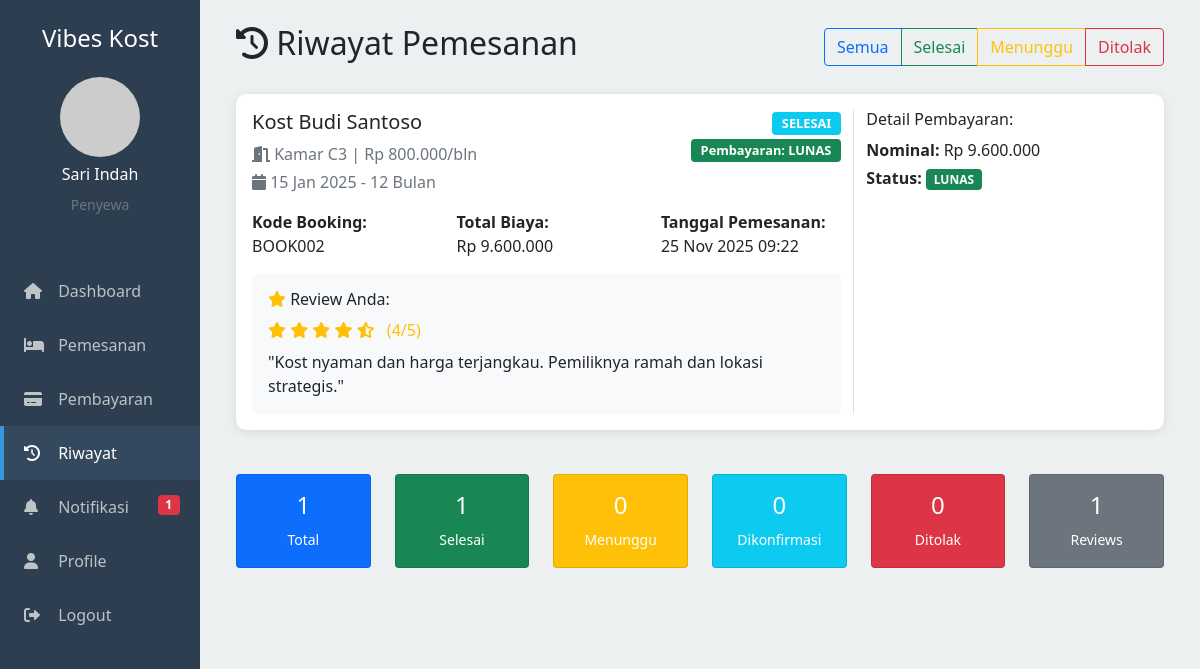
The app's page /penyewa/riwayat.php (signed in) with its own data.
### tables this page shows
CREATE TABLE users (
    id INT PRIMARY KEY AUTO_INCREMENT,
    nama VARCHAR(100) NOT NULL,
    email VARCHAR(100) UNIQUE NOT NULL,
    password VARCHAR(255) NOT NULL,
    role ENUM('admin','pemilik','penyewa') NOT NULL,
    no_telepon VARCHAR(20),
    alamat TEXT,
     
    bank_nama VARCHAR(100),
    bank_nomor VARCHAR(50),
    bank_atas_nama VARCHAR(100),
    foto_profil VARCHAR(255) DEFAULT 'default.jpg',
    is_active BOOLEAN DEFAULT TRUE,
    created_at TIMESTAMP DEFAULT CURRENT_TIMESTAMP,
    updated_at TIMESTAMP DEFAULT CURRENT_TIMESTAMP ON UPDATE CURRENT_TIMESTAMP
);

CREATE TABLE pemesanans (
    id INT PRIMARY KEY AUTO_INCREMENT,
    kode_booking VARCHAR(20) UNIQUE NOT NULL,
    penyewa_id INT NOT NULL,
    kamar_id INT NOT NULL,
    tanggal_masuk DATE NOT NULL,
    tanggal_keluar DATE,
    durasi_sewa INT NOT NULL COMMENT 'Dalam bulan',
    total_biaya DECIMAL(12,2) NOT NULL,
    catatan_khusus TEXT,
    status ENUM('menunggu','dikonfirmasi','ditolak','selesai','dibatalkan') DEFAULT 'menunggu',
    alasan_penolakan TEXT,
    created_at TIMESTAMP DEFAULT CURRENT_TIMESTAMP,
    updated_at TIMESTAMP DEFAULT CURRENT_TIMESTAMP ON UPDATE CURRENT_TIMESTAMP,
    FOREIGN KEY (penyewa_id) REFERENCES users(id) ON DELETE CASCADE,
    FOREIGN KEY (kamar_id) REFERENCES kamars(id) ON DELETE CASCADE
);

CREATE TABLE kost (
    id INT PRIMARY KEY AUTO_INCREMENT,
    pemilik_id INT NOT NULL,
    nama_kost VARCHAR(100) NOT NULL,
    alamat TEXT NOT NULL,
    deskripsi TEXT,
    harga_per_bulan DECIMAL(12,2) NOT NULL,
    latitude DECIMAL(10,8),
    longitude DECIMAL(11,8),
    foto_kost VARCHAR(255) DEFAULT 'default.jpg',
    fasilitas TEXT,
    peraturan TEXT,
    status ENUM('tersedia','tidak_tersedia') DEFAULT 'tersedia',
    created_at TIMESTAMP DEFAULT CURRENT_TIMESTAMP,
    updated_at TIMESTAMP DEFAULT CURRENT_TIMESTAMP ON UPDATE CURRENT_TIMESTAMP,
    FOREIGN KEY (pemilik_id) REFERENCES users(id) ON DELETE CASCADE
);

CREATE TABLE kamars (
    id INT PRIMARY KEY AUTO_INCREMENT,
    kost_id INT NOT NULL,
    nomor_kamar VARCHAR(10) NOT NULL,
    ukuran_kamar VARCHAR(20),
    harga_per_bulan DECIMAL(12,2) NOT NULL,
    fasilitas_kamar TEXT,
    deskripsi_kamar TEXT,
    foto_kamar VARCHAR(255),
    status ENUM('tersedia','dipesan','ditempati') DEFAULT 'tersedia',
    created_at TIMESTAMP DEFAULT CURRENT_TIMESTAMP,
    updated_at TIMESTAMP DEFAULT CURRENT_TIMESTAMP ON UPDATE CURRENT_TIMESTAMP,
    FOREIGN KEY (kost_id) REFERENCES kost(id) ON DELETE CASCADE
);

CREATE TABLE pembayarans (
    id INT PRIMARY KEY AUTO_INCREMENT,
    pemesanan_id INT NOT NULL,
    kode_pembayaran VARCHAR(20) UNIQUE NOT NULL,
    bukti_transfer VARCHAR(255),
    nominal DECIMAL(12,2) NOT NULL,
    metode_pembayaran ENUM('transfer_bank','qris','tunai') DEFAULT 'transfer_bank',
    nama_bank VARCHAR(50),
    nomor_rekening VARCHAR(50),
    atas_nama VARCHAR(100),
    status ENUM('menunggu','lunas','ditolak','kadaluarsa') DEFAULT 'menunggu',
    tanggal_transfer DATE,
    alasan_penolakan TEXT,
    verified_by INT,
    created_at TIMESTAMP DEFAULT CURRENT_TIMESTAMP,
    updated_at TIMESTAMP DEFAULT CURRENT_TIMESTAMP ON UPDATE CURRENT_TIMESTAMP,
    FOREIGN KEY (pemesanan_id) REFERENCES pemesanans(id) ON DELETE CASCADE,
    FOREIGN KEY (verified_by) REFERENCES users(id) ON DELETE SET NULL
);

CREATE TABLE reviews (
    id INT PRIMARY KEY AUTO_INCREMENT,
    penyewa_id INT NOT NULL,
    kost_id INT NOT NULL,
    pemesanan_id INT NOT NULL,
    rating INT NOT NULL CHECK (rating >= 1 AND rating <= 5),
    komentar TEXT,
    is_approved BOOLEAN DEFAULT FALSE,
    created_at TIMESTAMP DEFAULT CURRENT_TIMESTAMP,
    updated_at TIMESTAMP DEFAULT CURRENT_TIMESTAMP ON UPDATE CURRENT_TIMESTAMP,
    FOREIGN KEY (penyewa_id) REFERENCES users(id) ON DELETE CASCADE,
    FOREIGN KEY (kost_id) REFERENCES kost(id) ON DELETE CASCADE,
    FOREIGN KEY (pemesanan_id) REFERENCES pemesanans(id) ON DELETE CASCADE
);

### penyewa/riwayat.php (the view, shortened to what the rows shown need)
<?php
include '../includes/config.php';
$user_id = $_SESSION['user_id'];
$query = "SELECT p.*, k.nama_kost, km.nomor_kamar, km.harga_per_bulan,
                 pb.status as status_pembayaran, pb.nominal as nominal_bayar,
                 r.rating, r.komentar as review_komentar
          FROM pemesanans p
          JOIN kamars km ON p.kamar_id = km.id
          JOIN kost k ON km.kost_id = k.id
          LEFT JOIN pembayarans pb ON p.id = pb.pemesanan_id
          LEFT JOIN reviews r ON p.id = r.pemesanan_id
          WHERE p.penyewa_id = ?
          ORDER BY p.created_at DESC";
$stmt = $conn->prepare($query);
$stmt->bind_param("i", $user_id);
$stmt->execute();
$riwayat = $stmt->get_result();
?>
<!DOCTYPE html>
<html lang="id">
<head>
    <link href="https://cdn.jsdelivr.net/npm/bootstrap@5.1.3/dist/css/bootstrap.min.css" rel="stylesheet">
    <link href="https://cdnjs.cloudflare.com/ajax/libs/font-awesome/6.0.0/css/all.min.css" rel="stylesheet">
</head>
<body>
    <div class="container-fluid">
        <div class="row">
            <?php include 'sidebar.php'; ?>
            <div class="col-md-9 col-lg-10 main-content">
                <div class="p-4">
                    <div class="d-flex justify-content-between align-items-center mb-4">
                        <h2><i class="fas fa-history"></i> Riwayat Pemesanan</h2>
                    </div>
                    <div class="row">
                        <div class="col-12">
                            <?php if ($riwayat->num_rows > 0): ?>
                                <?php while ($item = $riwayat->fetch_assoc()): ?>
                                    <div class="riwayat-card" data-status="<?php echo $item['status']; ?>">
                                        <div class="card-body">
                                            <div class="row">
                                                <div class="col-md-8">
                                                    <div class="d-flex justify-content-between align-items-start mb-3">
                                                        <div>
                                                            <h5><?php echo $item['nama_kost']; ?></h5>
                                                            <p class="text-muted mb-1">
                                                                <i class="fas fa-door-open"></i> Kamar <?php echo $item['nomor_kamar']; ?>
                                                                | Rp <?php echo number_format($item['harga_per_bulan'], 0, ',', '.'); ?>/bln
                                                            </p>
                                                            <p class="text-muted mb-0">
                                                                <i class="fas fa-calendar"></i>
                                                                <?php echo date('d M Y', strtotime($item['tanggal_masuk'])); ?>
                                                                - <?php echo $item['durasi_sewa']; ?> Bulan
                                                            </p>
                                                        </div>
                                                        <div class="text-end">
                                                            <span class="badge status-badge bg-<?php
                                                                switch($item['status']) {
                                                                    case 'selesai': echo 'info'; break;
                                                                }
                                                            ?>">
                                                                <?php echo strtoupper($item['status']); ?>
                                                            </span>
                                                            <br>
                                                            <span class="badge status-badge bg-<?php
                                                                switch($item['status_pembayaran']) {
                                                                    case 'lunas': echo 'success'; break;
                                                                }
                                                            ?> mt-1">
                                                                Pembayaran: <?php echo strtoupper($item['status_pembayaran']); ?>
                                                            </span>
                                                        </div>
                                                    </div>
                                                    <div class="row">
                                                        <div class="col-md-4">
                                                            <strong>Kode Booking:</strong><br>
                                                            <?php echo $item['kode_booking']; ?>
                                                        </div>
                                                        <div class="col-md-4">
                                                            <strong>Total Biaya:</strong><br>
                                                            Rp <?php echo number_format($item['total_biaya'], 0, ',', '.'); ?>
                                                        </div>
                                                        <div class="col-md-4">
                                                            <strong>Tanggal Pemesanan:</strong><br>
                                                            <?php echo date('d M Y H:i', strtotime($item['created_at'])); ?>
                                                        </div>
                                                    </div>
                                                    <?php if ($item['rating']): ?>
                                                        <div class="mt-3 p-3 bg-light rounded">
                                                            <h6><i class="fas fa-star rating-stars"></i> Review Anda:</h6>
                                                            <div class="rating-stars mb-2">
                                                                <?php for ($i = 1; $i <= 5; $i++): ?>
                                                                    <i class="fas fa-star<?php echo $i > $item['rating'] ? '-half-alt' : ''; ?>"></i>
                                                                <?php endfor; ?>
                                                                <span class="ms-2">(<?php echo $item['rating']; ?>/5)</span>
                                                            </div>
                                                            <p class="mb-0">"<?php echo $item['review_komentar']; ?>"</p>
                                                        </div>
                                                    <?php endif; ?>
                                                </div>
                                                <div class="col-md-4 border-start">
                                                    <h6>Detail Pembayaran:</h6>
                                                    <p class="mb-1">
                                                        <strong>Nominal:</strong>
                                                        Rp <?php echo number_format($item['nominal_bayar'], 0, ',', '.'); ?>
                                                    </p>
                                                    <p class="mb-1">
                                                        <strong>Status:</strong>
                                                        <span class="badge bg-<?php
                                                            switch($item['status_pembayaran']) {
                                                                case 'lunas': echo 'success'; break;
                                                            }
                                                        ?>">
                                                            <?php echo strtoupper($item['status_pembayaran']); ?>
                                                        </span>
                                                    </p>
                                                </div>
                                            </div>
                                        </div>
                                    </div>
                                <?php endwhile; ?>
                            <?php endif; ?>
                        </div>
                    </div>
                </div>
            </div>
        </div>
    </div>
</body>
</html>

### penyewa/sidebar.php (shortened to what the rows shown need)
<?php
$user_id = $_SESSION['user_id'];
$user_query = "SELECT * FROM users WHERE id = ?";
$stmt = $conn->prepare($user_query);
$stmt->bind_param("i", $user_id);
$stmt->execute();
$user = $stmt->get_result()->fetch_assoc();
?>
<div class="col-md-3 col-lg-2 sidebar p-0">
    <div class="p-4">
        <div class="text-center mb-4">
            <img src="../uploads/profil/<?php echo $user['foto_profil']; ?>"
                 class="rounded-circle"
                 width="80"
                 height="80"
                 alt="Profile"
                 onerror="this.src='https://via.placeholder.com/80'">
            <h6 class="mt-2"><?php echo $user['nama']; ?></h6>
            <small class="text-muted">Penyewa</small>
        </div>
    </div>
</div>

### records on screen
users: nama "Sari Indah"
pemesanans: kost.nama_kost "Kost Budi Santoso", kamar.nomor_kamar "C3", kamar.harga_per_bulan "800.000", tanggal_masuk "15 Jan 2025", durasi_sewa "12", status "SELESAI", pembayarans.status "LUNAS", kode_booking "BOOK002", total_biaya "9.600.000", created_at "25 Nov 2025 09:22", reviews.rating "4", reviews.komentar "Kost nyaman dan harga terjangkau. Pemiliknya ramah dan lokasi strategis.", pembayarans.nominal "9.600.000"

### other values on screen
$unread_count "1"
$total "1"
$selesai "1"
$menunggu "0"
$dikonfirmasi "0"
$ditolak "0"
$reviews "1"
